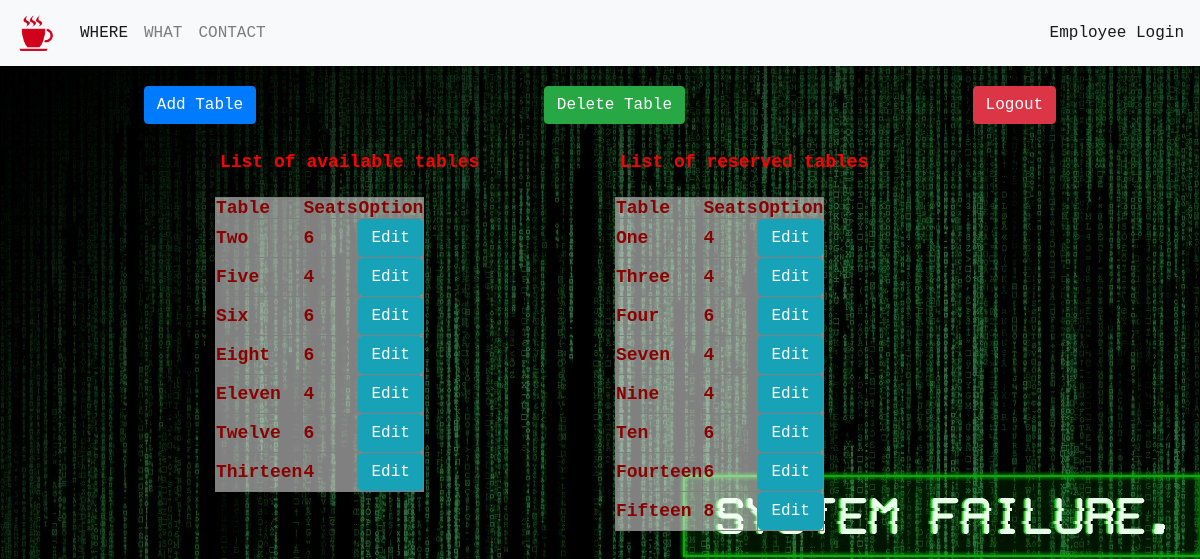
Screenshot of /home.php (signed in) with the database file from the repository.
### tables this page shows
CREATE TABLE `tables` (
  `table_id` int(11) NOT NULL,
  `table_name` varchar(25) NOT NULL,
  `table_capacity` int(11) NOT NULL,
  `table_reserved` tinyint(1) NOT NULL
);

### home.php (the view, shortened to what this page needs)
<?php
$servername = "localhost";
$username   = "root";
$password   = "";
$dbname     = "source_code_cafe";
$conn = mysqli_connect($servername, $username, $password, $dbname);
require_once 'navbar.php';
?>
<div class="container-fluid">
    <div class="row justify-content-around ">
        <a href="create.php"><button type="button" class="ed-buttons btn btn-primary">Add Table</button></a>
        <a href='delete.php'><button type='button' class="ed-buttons btn btn-success">Delete Table</button></a>
        <a href="logout.php?logout"><button type="button" class="ed-buttons btn btn-danger">Logout</button></a>
    </div>
<div class="row justify-content-center ">
    <div class="col-4">
            <p class="table-title">List of available tables</p>
            <table border="1" cellspacing="0" cellpadding="0" class="table1">
                <thead>
                    <tr>
                        <th>Table</th>
                        <th>Seats</th>
                        <th>Option</th>
                    </tr>
                </thead>
                <tbody>
                    <?php
                    $sql = "SELECT * FROM tables WHERE table_reserved = 0";
                    $result = $conn->query($sql);
                    if($result->num_rows > 0) {
                        while($row = $result->fetch_assoc()) {
                            echo "<tr>
                                <td>".$row['table_name']." </td>
                                <td>".$row['table_capacity']."</td>
                                <td>
                                    <a href='update.php?id=".$row['table_id']."'><button type='button' class='btn btn-info'>Edit</button></a>
                                    <!-- UPDATE tables SET table_reserved = 1 WHERE table_id = 5
                                         UPDATE tables SET table_reserved = 0 WHERE table_id = 5 -->
                                </td>
                            </tr>";
                        }
                    } else {
                        echo "<tr><td colspan='5'><center>No Data Avaliable</center></td></tr>";
                    }
                    ?>
                </tbody>
            </table>
    </div>
    <div class="col-4">
            <p class="table-title">List of reserved tables</p>
                <table border="1" cellspacing="0" cellpadding="0"  class="table1">
                    <thead>
                        <tr>
                            <th>Table</th>
                            <th>Seats</th>
                            <th>Option</th>
                        </tr>
                    </thead>
                    <tbody>
                        <?php
                        $sql = "SELECT * FROM tables WHERE table_reserved = 1";
                        $result = $conn->query($sql);
                        if($result->num_rows > 0) {
                            while($row = $result->fetch_assoc()) {
                                echo "<tr>
                                    <td>".$row['table_name']." </td>
                                    <td>".$row['table_capacity']."</td>
                                    <td>
                                        <a href='update.php?id=".$row['table_id']."'><button type='button' class='btn btn-info'>Edit</button></a>
                                    </td>
                                </tr>";
                            }
                        } else {
                            echo "<tr><td colspan='5'><center>No Data Avaliable</center></td></tr>";
                        }
                        ?>
                    </tbody>
                </table>
    </div>
  </div>
</div>
<?php require_once 'footer.php'; ?>

### style.css (style rules this page uses)
.body { background: url('img/system-failure.jpg'); color: red; font-family: monospace }
.ed-buttons { margin: 20px; }
.table-title { padding: 5px; font-size: 18px; font-weight: bold; }
.table1 { background: rgba(255,255,255,0.5); color: darkred; font-size: 18px; font-weight: bold; }

### rows the page displays
tables: table_name "Two", table_capacity "6"
tables: table_name "Five", table_capacity "4"
tables: table_name "Six", table_capacity "6"
tables: table_name "Eight", table_capacity "6"
tables: table_name "Eleven", table_capacity "4"
tables: table_name "Twelve", table_capacity "6"
tables: table_name "Thirteen", table_capacity "4"
tables: table_name "One", table_capacity "4"
tables: table_name "Three", table_capacity "4"
tables: table_name "Four", table_capacity "6"
tables: table_name "Seven", table_capacity "4"
tables: table_name "Nine", table_capacity "4"
tables: table_name "Ten", table_capacity "6"
tables: table_name "Fourteen", table_capacity "6"
tables: table_name "Fifteen", table_capacity "8"
